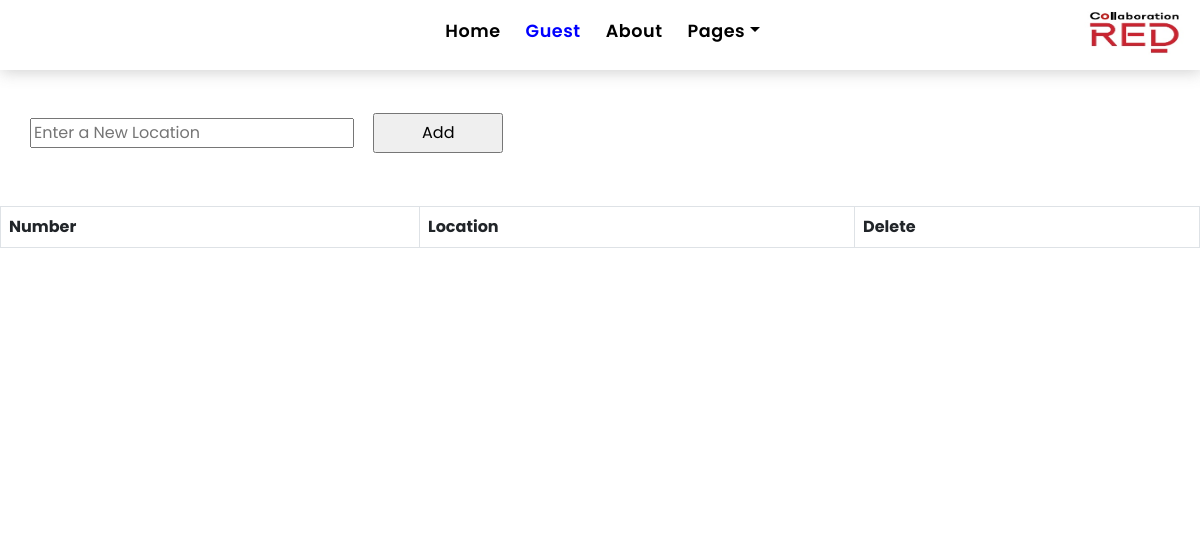
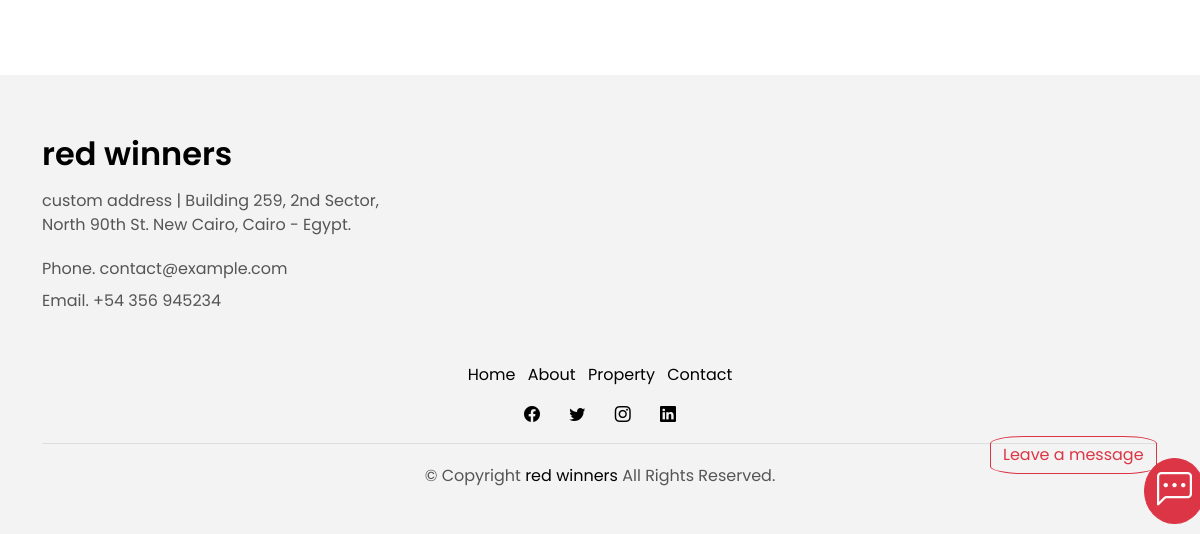
Page /edit_locations on the earlier database version (2 pictures, top to bottom).
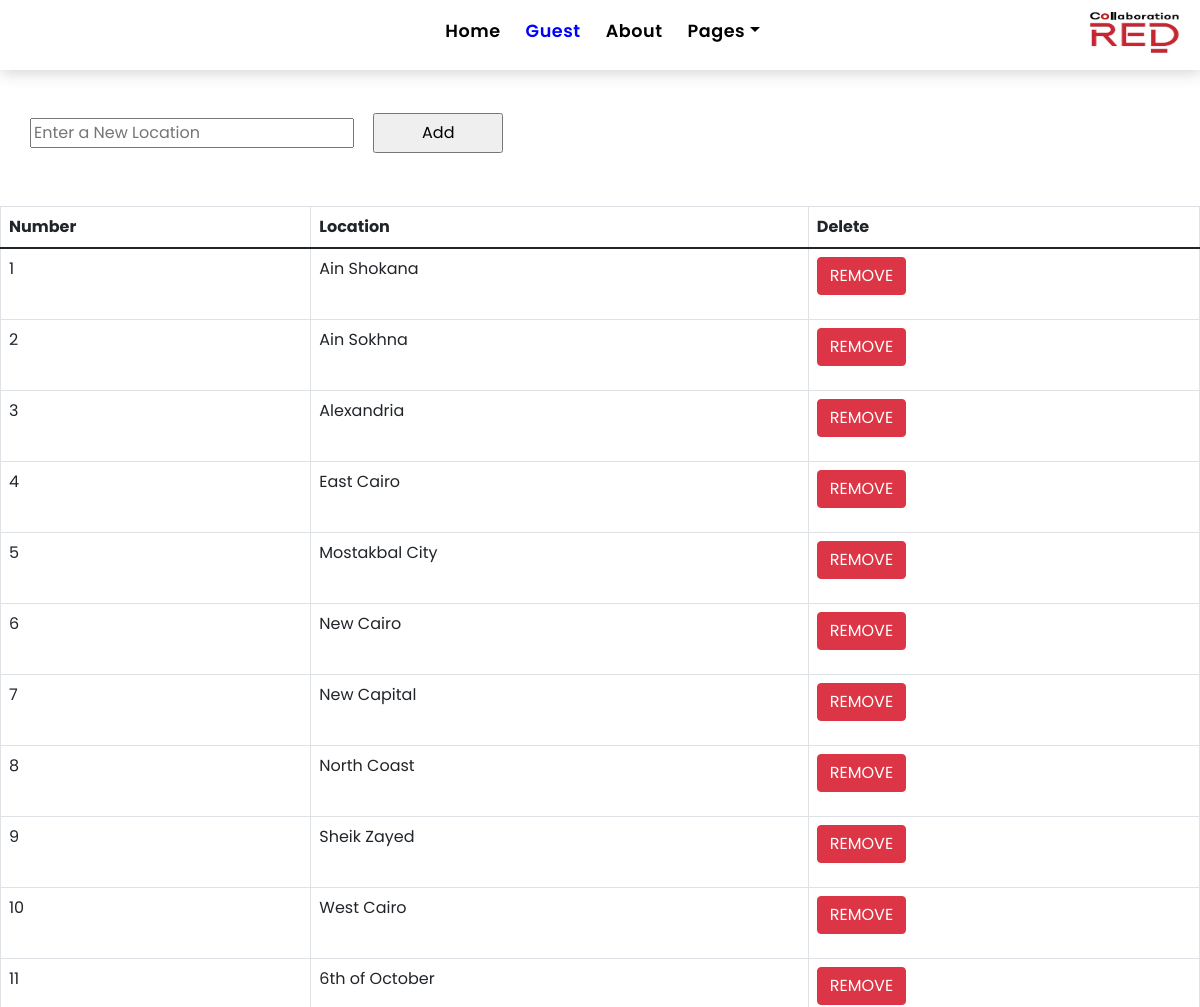
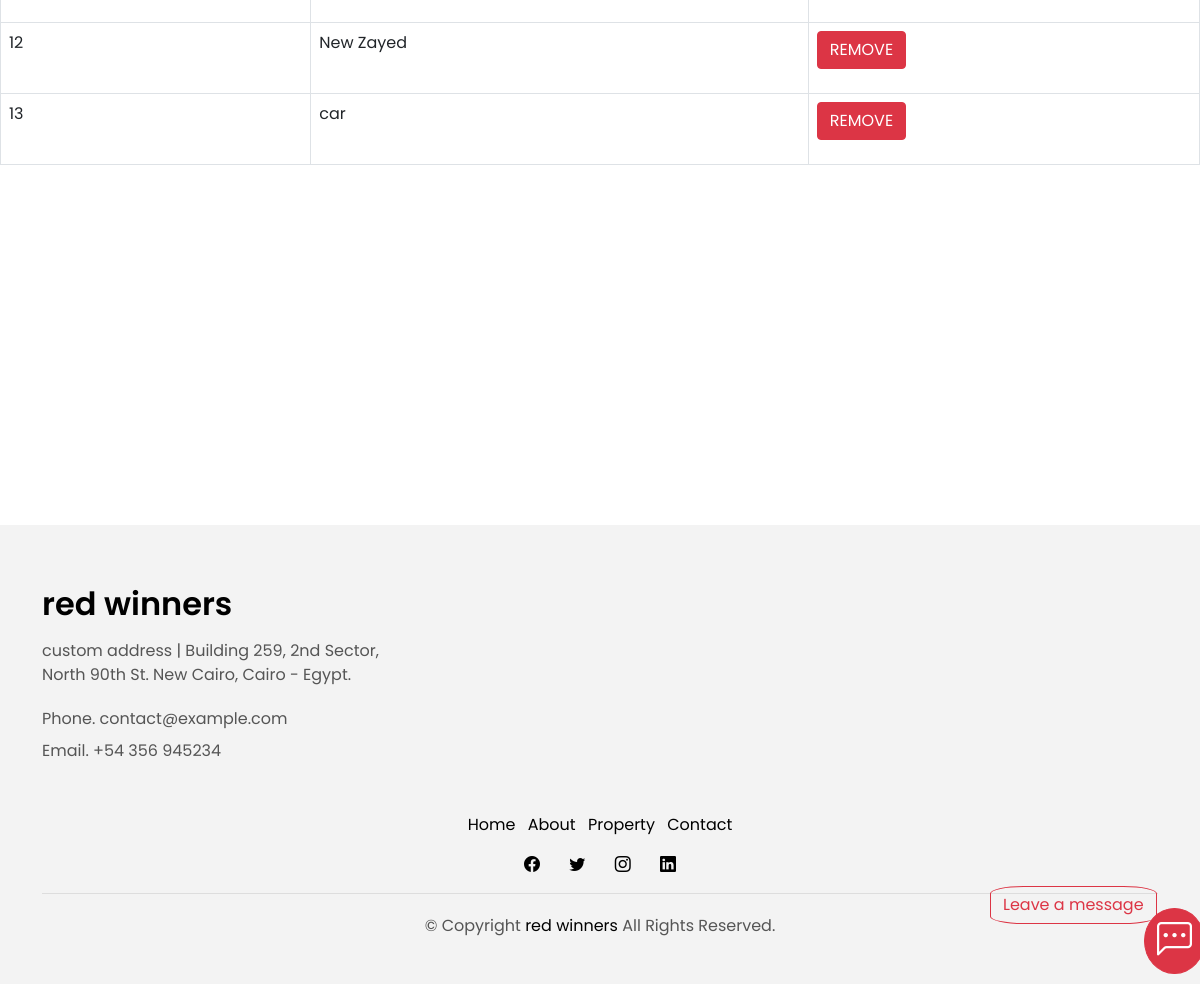
Same page on the later database version (2 pictures, top to bottom).
### houses/models.py (models this page shows, shortened)
class Location(models.Model):
    name = models.CharField(max_length=100,default='')

### houses/views.py (the view, shortened to what this page needs)
# urls.py: path('edit_locations', views.edit_locations,name="edit_locations"),
def edit_locations(request):
    locations = Location.objects.all()
    context = {"locations":locations}
    return render(request,'houses/Edit_Locations.html',context)

### houses/templates/houses/Edit_Locations.html (shortened to what this page needs)
{% extends 'houses/base.html' %}
{% load static %}
{% block content %}
<form method="post" enctype="multipart/form-data" style="margin:100px 30px;">
    <input type="text" name="location" placeholder="Enter a New Location">
    <input type="submit" value="Add" style="width:130px;height:40px;margin:13px 15px;">
</form>
  <main id="main" style="position:relative;top:-300px;">
    <section class="intro-single">
    </section>
<table class="table table-bordered">
  <thead>
    <tr>
      <th scope="col">Number</th>
      <th scope="col">Location</th>
      <th scope="col">Delete</th>
    </tr>
  </thead>
  <tbody>
  {% for location in locations %}
    <tr>
      <td>{{forloop.counter}}</td>
      <td>{{location.name}}</td>
      <td><p style="color:red;">{{code.project}}    <a class="btn btn-danger" href="{% url 'edit_locations_remove' location.id %}">REMOVE</a></p></td>
    </tr>
    {% endfor %}
  </tbody>
</table>
  </main>
{% endblock %}

### houses/templates/houses/base.html (shortened to what this page needs)
{% load static %}
{% load i18n %}
<!DOCTYPE html>
<html lang="en">
<head>
  <link href="{% static 'houses/assets/vendor/animate.css/animate.min.css' %}" rel="stylesheet">
  <link href="{% static 'houses/assets/vendor/bootstrap/css/bootstrap.min.css' %}" rel="stylesheet">
  <link href="{% static 'houses/assets/vendor/bootstrap-icons/bootstrap-icons.css' %}" rel="stylesheet">
  <link href="{% static 'houses/assets/vendor/swiper/swiper-bundle.min.css' %}" rel="stylesheet">
  <link href="{% static 'houses/assets/css/style.css' %}" rel="stylesheet">
</head>
<body>
{% if request.path == "/write-msg" %}
{% else %}
<a id="msg_me" style="font-size:35px;border-radius:50%;position:fixed;bottom:10px;left:1144px;z-index:2000;" class="bi bi-chat-left-dots btn btn-danger" href="{% url 'write_msg' %}"></a>
<a id="leave_a_msg" style="border-radius:20%;position:fixed;bottom:60px;left:990px;z-index:1010;" class="btn btn-outline-danger" href="{% url 'write_msg' %}">Leave a message</a>
{% endif %}
  <nav class="navbar navbar-default navbar-trans navbar-expand-lg fixed-top" style="height:70px;">
    <div class="container" style="position:relative;left:0px;">
      <a class="navbar-brand text-brand" style="position:fixed;top:0px;right:0px;" href="{% url 'home' %}">
          <img style="width:100px;height:50px;" src="{% static 'houses/real_estate_logo.jpg' %}">
      </a>
      <div style="background-color:white;" class="navbar-collapse collapse justify-content-center" id="navbarDefault">
        <ul class="navbar-nav">
          {% if request.path == "/" %}
          <li class="nav-item active">
            <a class="nav-link" href="{% url 'home' %}">Home</a>
          </li>
          {% else %}
          <li class="nav-item">
            <a class="nav-link" href="{% url 'home' %}">Home</a>
          </li>
          {% endif %}
            {% if not user.is_authenticated %}
            <li class="nav-item">
                <a class="nav-link" style="color:blue" href="{% url 'guest_code' %}">Guest</a>
            </li>
            {% endif %}
          {% if request.path == "/about" %}
          <li class="nav-item active">
            <a class="nav-link" href="{% url 'about' %}">{% translate "About" %}</a>
          </li>
          {% else %}
          <li class="nav-item">
            <a class="nav-link" href="{% url 'about' %}">{% translate "About" %}</a>
          </li>
          {% endif %}
          <li class="nav-item dropdown">
            <a class="nav-link dropdown-toggle" href="#" id="navbarDropdown" role="button" data-bs-toggle="dropdown" aria-haspopup="true" aria-expanded="false">{% translate "Pages" %}</a>
          </li>
        </ul>
      </div>
    </div>
  </nav>
 {% block content %} {% endblock %}
  <section class="section-footer">
    <div class="container">
      <div class="row">
        <div class="col-sm-12 col-md-4">
          <div class="widget-a">
            <div class="w-header-a">
              <h3 class="w-title-a text-brand">red winners</h3>
            </div>
            <div class="w-body-a">
              <p class="w-text-a color-text-a">
                {% if request.user.is_authenticated %}
                  {{request.user.footer_text_set.all.0.address}}
                {% else %}
                  custom address | Building 259, 2nd Sector, North 90th St. New Cairo, Cairo - Egypt.
                {% endif %}
              </p>
            </div>
            <div class="w-footer-a">
              <ul class="list-unstyled">
                <li class="color-a">
                  {% if request.user.is_authenticated %}
                  <span class="color-text-a">Phone. {{request.user.footer_text_set.all.0.phone}}</span>
                  {% else %}
                  <span class="color-text-a">Phone. contact@example.com</span>
                  {% endif %}
                </li>
                <li class="color-a">
                  {% if request.user.is_authenticated %}
                  <span class="color-text-a">Email. {{request.user.footer_text_set.all.0.email}}</span>
                  {% else %}
                  <span class="color-text-a">Email. +54 356 945234</span>
                  {% endif %}
                </li>
              </ul>
            </div>
          </div>
        </div>
      </div>
    </div>
  </section>
  <footer>
    <div class="container">
      <div class="row">
        <div class="col-md-12">
          <nav class="nav-footer">
            <ul class="list-inline">
              <li class="list-inline-item">
                <a href="{% url 'home' %}">Home</a>
              </li>
              <li class="list-inline-item">
                <a href="{% url 'about' %}">About</a>
              </li>
              <li class="list-inline-item">
                <a href="{% url 'properties' %}">Property</a>
              </li>
              <li class="list-inline-item">
                <a href="#">Contact</a>
              </li>
            </ul>
          </nav>
          <div class="socials-a">
            <ul class="list-inline">
              <li class="list-inline-item">
                <a href="https://www.facebook.com/">
                  <i class="bi bi-facebook" aria-hidden="true"></i>
                </a>
              </li>
              <li class="list-inline-item">
                <a href="https://www.twitter.com/">
                  <i class="bi bi-twitter" aria-hidden="true"></i>
                </a>
              </li>
              <li class="list-inline-item">
                <a href="https://www.instagram.com/">
                  <i class="bi bi-instagram" aria-hidden="true"></i>
                </a>
              </li>
              <li class="list-inline-item">
                <a href="https://www.linkedin.com/">
                  <i class="bi bi-linkedin" aria-hidden="true"></i>
                </a>
              </li>
            </ul>
          </div>
          <div class="copyright-footer">
            <p class="copyright color-text-a">
              &copy; Copyright
              <span class="color-a">red winners</span> All Rights Reserved.
            </p>
          </div>
        </div>
      </div>
    </div>
  </footer>
</body>
</html>

### houses/static/houses/assets/css/style.css (style rules this page uses)
body { font-family: "Poppins", sans-serif; color: #555555; }
h1, h2, h3, h4, h5, h6 { color: #000000; }
a { color: #000000; text-decoration: none; transition: all 0.5s ease; }
.text-brand { color: #000000; font-size: 2rem; font-weight: 600; }
.color-a { text-decoration: none; color: #000000; }
.color-text-a { text-decoration: none; color: #555555; }
.socials-a { text-decoration: none; }
.socials-a .list-inline-item:not(:last-child) { margin-right: 25px; }
.btn { transition: 0.5s ease; }
.navbar-default { transition: all 0.5s ease-in-out; background-color: #ffffff; padding-top: 28px; padding-bottom: 28px; -webkit-backface-visibility: hidden; backface-visibility: hidden; box-shadow: 1px 2px 15px rgba(100, 100, 100, 0.3); }
.navbar-default.navbar-trans, .navbar-default.navbar-reduce { -webkit-backface-visibility: hidden; backface-visibility: hidden; }
.navbar-default.navbar-trans .nav-item, .navbar-default.navbar-reduce .nav-item { position: relative; padding-right: 10px; padding-bottom: 8px; margin-left: 0; }
@media (min-width: 768px) { .navbar-default.navbar-trans .nav-item, .navbar-default.navbar-reduce .nav-item { margin-left: 15px; } }
.navbar-default.navbar-trans .nav-link, .navbar-default.navbar-reduce .nav-link { font-size: 1.1rem; color: #000000; font-weight: 600; letter-spacing: 0.03em; transition: all 0.1s ease-in-out; position: relative; padding-left: 0; padding-right: 0; }
.navbar-default.navbar-trans .nav-link:before, .navbar-default.navbar-reduce .nav-link:before { content: ""; position: absolute; bottom: 5px; left: 0; width: 100%; height: 2px; z-index: 0; background-color: #2eca6a; transform: scaleX(0); transform-origin: right; transition: transform 0.2s ease-out, opacity 0.2s ease-out 0.3s; }
.navbar-default.navbar-trans .nav-link:before { background-color: #2eca6a; }
.intro-single { padding: 12rem 0 3rem; }
.section-footer { padding-top: 60px; margin-top: 60px; background: #f3f3f3; }
.section-footer ul { line-height: 2; }
.section-footer .widget-a .w-title-a { margin-bottom: 1rem; }
footer { background: #f3f3f3; text-align: center; padding: 30px 0; }
footer .copyright-footer { border-top: 1px solid #ddd; padding-top: 20px; }

Differences in the rows shown:
added Location: name "Ain Shokana"
added Location: name "Ain Sokhna"
added Location: name "Alexandria"
added Location: name "East Cairo"
added Location: name "Mostakbal City"
added Location: name "New Cairo"
added Location: name "New Capital"
added Location: name "North Coast"
added Location: name "Sheik Zayed"
added Location: name "West Cairo"
added Location: name "6th of October"
added Location: name "New Zayed"
added Location: name "car"
